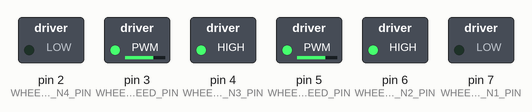
This sketch was run on a simulated Arduino Uno, built with avr-gcc and run on an emulated ATmega328P. Shown: switched loads named in the sketch (green lamp = pin HIGH).

Above: at 0.05 s.
At 3.05 s:
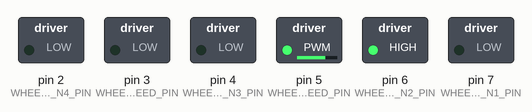
At 5.05 s:
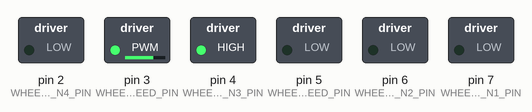
At 9.95 s:
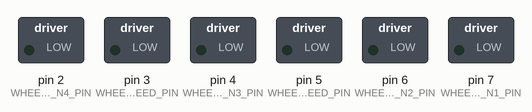
Timing chart, 0 to 13.0 s (numbered marks = the images above):
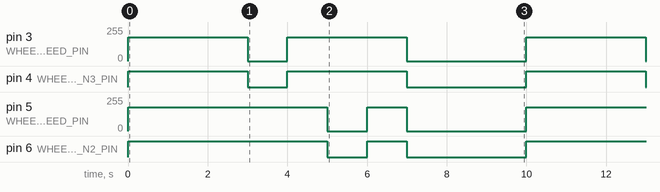

The sketch:

arduino-car.ino
```cpp
#include "Wheels.h"

#define WHEEL_LEFT_N4_PIN 2
#define WHEEL_LEFT_N3_PIN 4
#define WHEEL_LEFT_SPEED_PIN 3
#define WHEEL_RIGHT_N1_PIN 7
#define WHEEL_RIGHT_N2_PIN 6
#define WHEEL_RIGHT_SPEED_PIN 5

Wheels wheels(
    WHEEL_LEFT_N3_PIN,
    WHEEL_LEFT_N4_PIN,
    WHEEL_LEFT_SPEED_PIN,
    WHEEL_RIGHT_N2_PIN,
    WHEEL_RIGHT_N1_PIN,
    WHEEL_RIGHT_SPEED_PIN
);

void setup() {
  wheels.init();
  wheels.setSpeed(180);
}

void loop() {
  wheels.forward();
  delay(3000);
  wheels.turnLeft();
  delay(1000);
  wheels.forward();
  delay(1000);
  wheels.turnRight();
  delay(1000);
  wheels.forward();
  delay(1000);
  wheels.stop();
  delay(3000);
}
```

Wheels.h
```cpp
class Wheels {
    public:
      // Constructor: left motor (dir1, dir2, enable), right motor (dir1, dir2, enable)
      Wheels(uint8_t leftDir1, uint8_t leftDir2, uint8_t leftEnable,
             uint8_t rightDir1, uint8_t rightDir2, uint8_t rightEnable)
          : _lDir1(leftDir1), _lDir2(leftDir2), _lEnable(leftEnable),
            _rDir1(rightDir1), _rDir2(rightDir2), _rEnable(rightEnable),
            _lSpeed(255), _rSpeed(255) {}

      // Initialize pins and leave wheels stopped
      void init() {
        pinMode(_lDir1, OUTPUT);
        pinMode(_lDir2, OUTPUT);
        pinMode(_lEnable, OUTPUT);
        pinMode(_rDir1, OUTPUT);
        pinMode(_rDir2, OUTPUT);
        pinMode(_rEnable, OUTPUT);
        stop();
      }

      // Move both wheels forward
      void forward() {
        leftForward();
        rightForward();
      }

      // Move both wheels in reverse
      void reverse() {
        leftReverse();
        rightReverse();
      }

      // Stop both wheels
      void stop() {
        leftStop();
        rightStop();
      }

      // Turn left: left stopped, right forward
      void turnLeft() {
        leftStop();
        rightForward();
      }

      // Turn right: right stopped, left forward
      void turnRight() {
        rightStop();
        leftForward();
      }

      // Set same speed for both motors (0-255)
      void setSpeed(uint8_t speed) {
        _lSpeed = speed;
        _rSpeed = speed;
        leftSetSpeed(_lSpeed);
        rightSetSpeed(_rSpeed);
      }

    private:
      // Left motor control helpers (private - used internally)
      void leftForward() {
        // Convention: dir1 HIGH, dir2 LOW = forward
        digitalWrite(_lDir1, HIGH);
        digitalWrite(_lDir2, LOW);
        analogWrite(_lEnable, _lSpeed);
      }
      void leftReverse() {
        // Reverse: dir1 LOW, dir2 HIGH
        digitalWrite(_lDir1, LOW);
        digitalWrite(_lDir2, HIGH);
        analogWrite(_lEnable, _lSpeed);
      }
      void leftStop() {
        analogWrite(_lEnable, 0);
        digitalWrite(_lDir1, LOW);
        digitalWrite(_lDir2, LOW);
      }
      void leftSetSpeed(uint8_t speed) { analogWrite(_lEnable, speed); }

      // Right motor control helpers (private - used internally)
      void rightForward() {
        // Convention: dir1 HIGH, dir2 LOW = forward
        digitalWrite(_rDir1, HIGH);
        digitalWrite(_rDir2, LOW);
        analogWrite(_rEnable, _rSpeed);
      }
      void rightReverse() {
        // Reverse: dir1 LOW, dir2 HIGH
        digitalWrite(_rDir1, LOW);
        digitalWrite(_rDir2, HIGH);
        analogWrite(_rEnable, _rSpeed);
      }
      void rightStop() {
        analogWrite(_rEnable, 0);
        digitalWrite(_rDir1, LOW);
        digitalWrite(_rDir2, LOW);
      }
      void rightSetSpeed(uint8_t speed) { analogWrite(_rEnable, speed); }

      // Pin members
      uint8_t _lDir1;
      uint8_t _lDir2;
      uint8_t _lEnable;
      uint8_t _rDir1;
      uint8_t _rDir2;
      uint8_t _rEnable;

      // Current speeds
      uint8_t _lSpeed;
      uint8_t _rSpeed;
    };
```

Measured:
- by itself, pin 3 (WHEEL_LEFT_SPEED_PIN): repeats every 10.0 s: 180/255 3.0 s, 0/255 3.0 s, 180/255 3.0 s, 0/255 1.0 s
- by itself, pin 4 (WHEEL_LEFT_N3_PIN): repeats every 10.0 s: LOW 1.0 s, HIGH 3.0 s, LOW 3.0 s, HIGH 3.0 s
- by itself, pin 5 (WHEEL_RIGHT_SPEED_PIN): repeats every 10.0 s: 180/255 1.0 s, 0/255 3.0 s, 180/255 5.0 s, 0/255 1.0 s
- by itself, pin 6 (WHEEL_RIGHT_N2_PIN): repeats every 10.0 s: LOW 1.0 s, HIGH 1.0 s, LOW 3.0 s, HIGH 5.0 s
